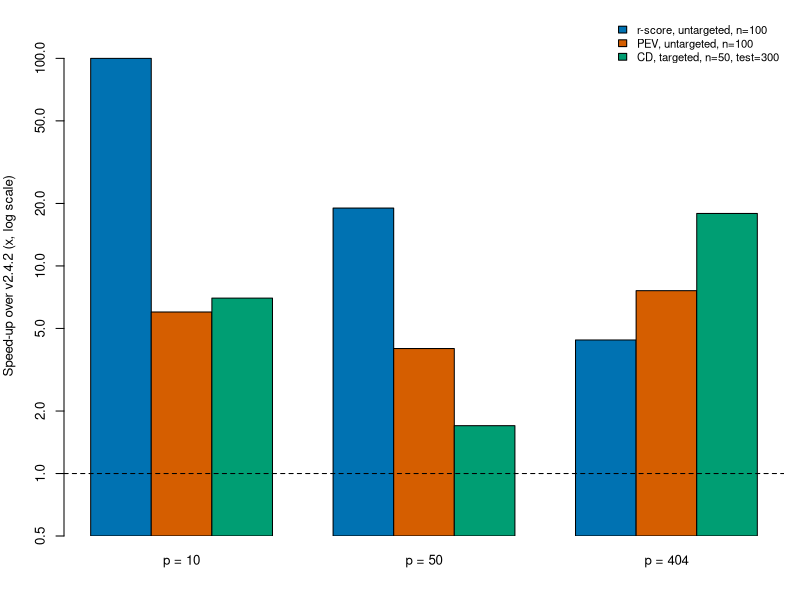

Reproduce this figure in R.
## ---- chunk 1
knitr::opts_chunk$set(collapse = TRUE, comment = "#>", fig.width = 6.5, fig.height = 3.4, dpi = 120)
## ---- chunk 2
b <- read.delim("data/bench_speed.tsv", check.names = FALSE)
b$ms_per_iter <- round(b$ms_per_iter, 2)
wide <- reshape(b[, c("p", "case", "version", "ms_per_iter")], idvar = c("p", "case"),
                timevar = "version", direction = "wide")
names(wide) <- sub("ms_per_iter.", "ms per iteration, ", names(wide))
wide$speedup <- round(wide[["ms per iteration, old"]] / wide[["ms per iteration, new"]], 1)
names(wide)[names(wide) == "p"] <- "PCs (p)"
rownames(wide) <- NULL
knitr::kable(wide, col.names = c("PCs (p)", "Case", "v2.4.2 (ms/iteration)", "v3 (ms/iteration)", "Speed-up (x)"))
## ---- chunk 3
cols <- c("#0072B2", "#D55E00", "#009E73")
cases <- unique(wide$case)
ps <- sort(unique(wide[["PCs (p)"]]))
m <- sapply(cases, function(cs) sapply(ps, function(p) wide$speedup[wide$case == cs & wide[["PCs (p)"]] == p]))
rownames(m) <- paste0("p = ", ps)
op <- par(mar = c(4, 4, 1, 1), cex = 0.8)
bp <- barplot(t(m), beside = TRUE, log = "y", col = cols, ylim = c(0.5, max(m) * 1.6),
              ylab = "Speed-up over v2.4.2 (x, log scale)", xpd = FALSE)
abline(h = 1, lty = 2)
legend("topright", legend = cases, fill = cols, bty = "n", cex = 0.85)
par(op)
